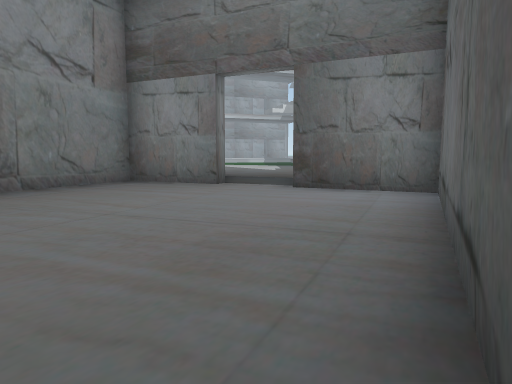
view 1 (above)

21 first-person views from a walk through a Unity game level. The camera is 1.4 m above the floor, tilts 6° down and sees 70° across. The floor is counted in squares, 2 m on a side. Each view is taken from the middle of a square. On the plan, view 1 faces up. The plan holds only what a view shows up to about 11 squares ahead; the rest is blank. The place goes on beyond the plan. Some surface patterns are stand-ins.

view 2
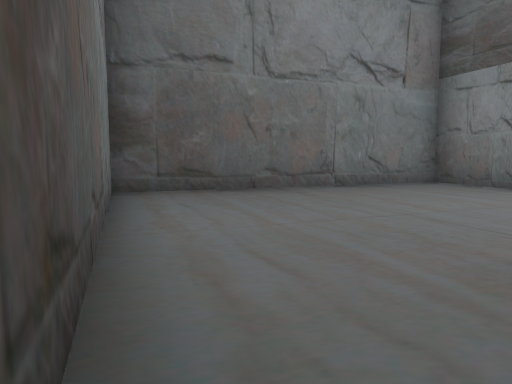

view 3
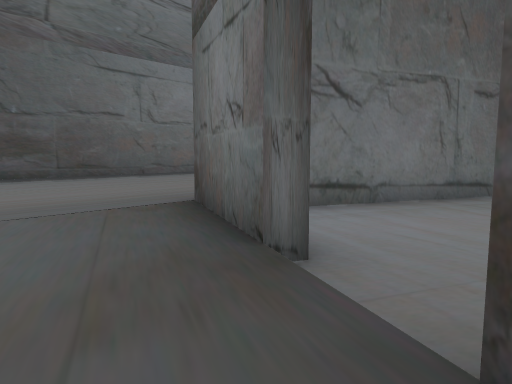

view 4
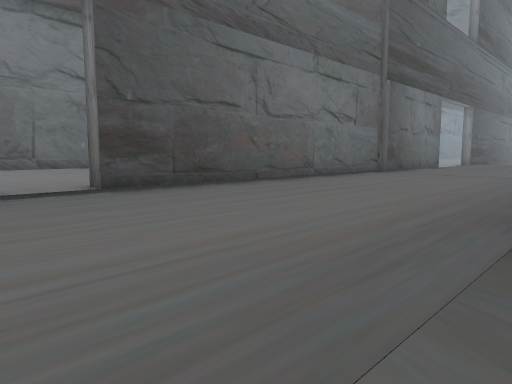

view 5
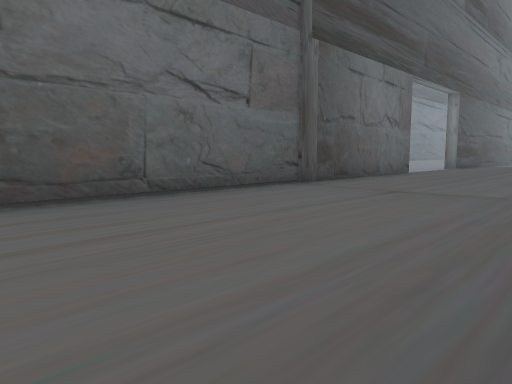

view 6
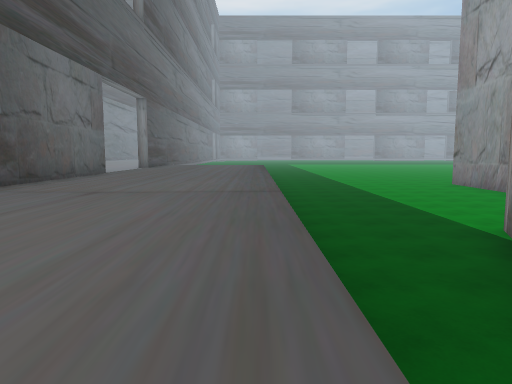

view 7
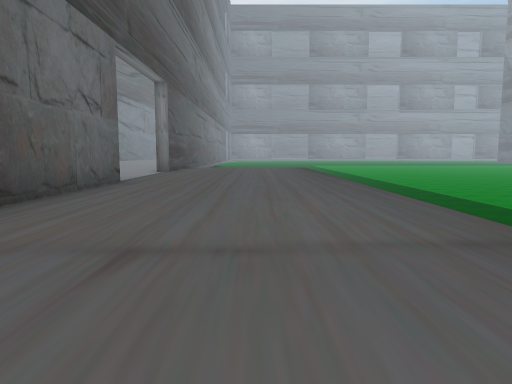

view 8
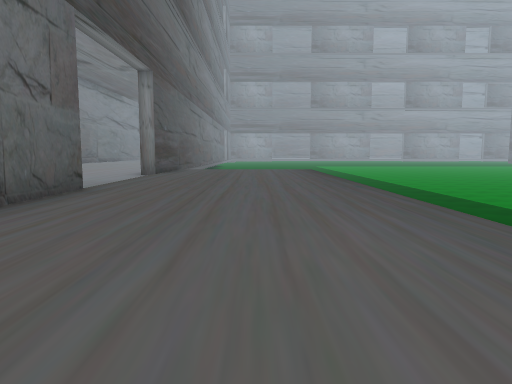

view 9
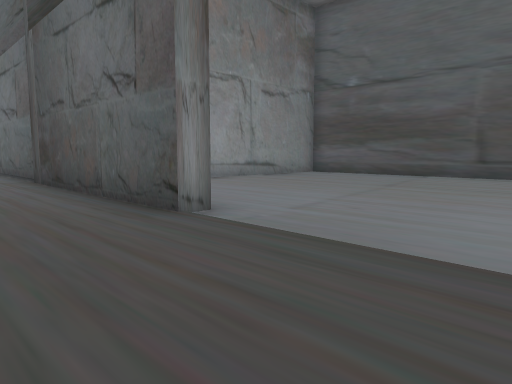

view 10
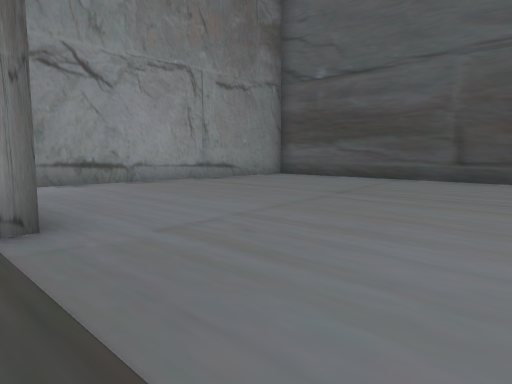

view 11
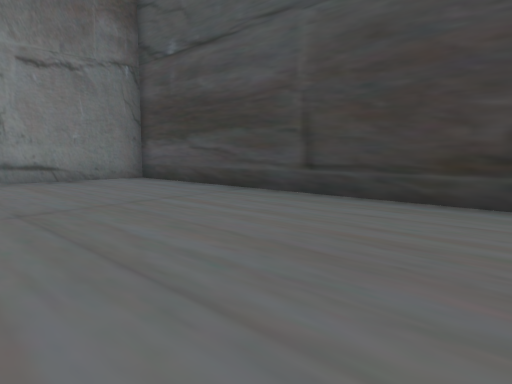

view 12
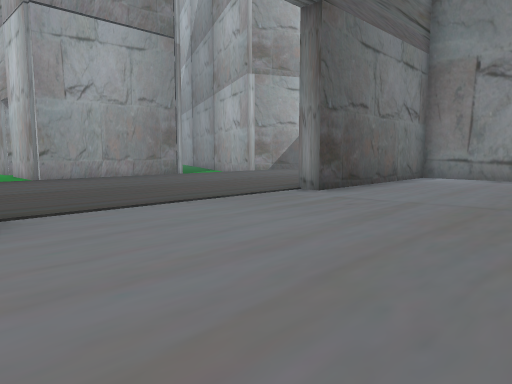

view 13
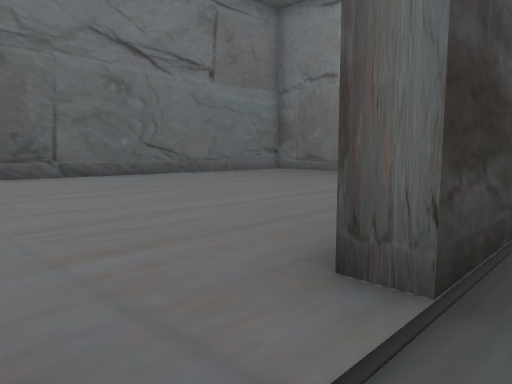

view 14
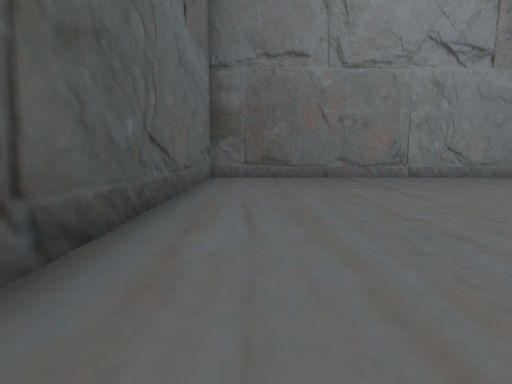

view 15
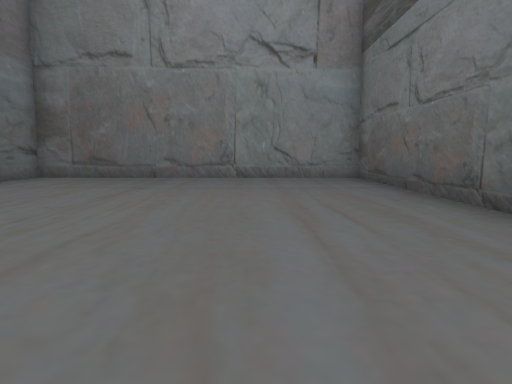

view 16
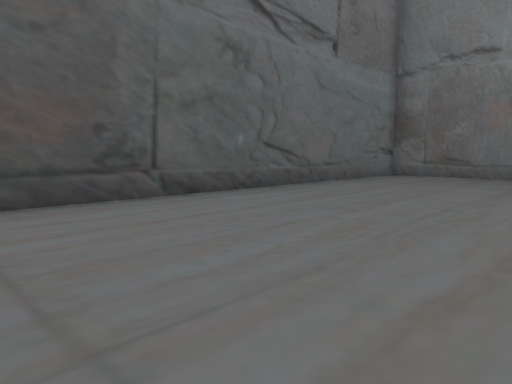

view 17
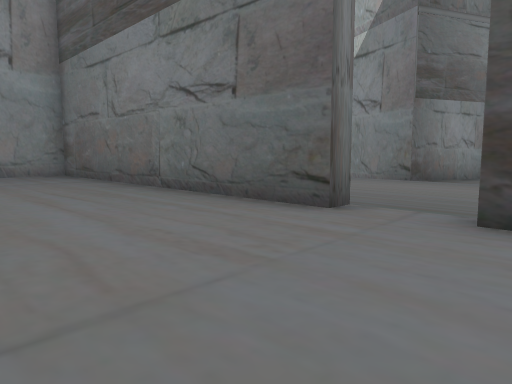

view 18
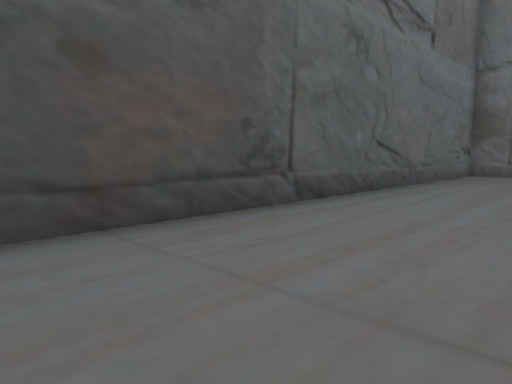

view 19
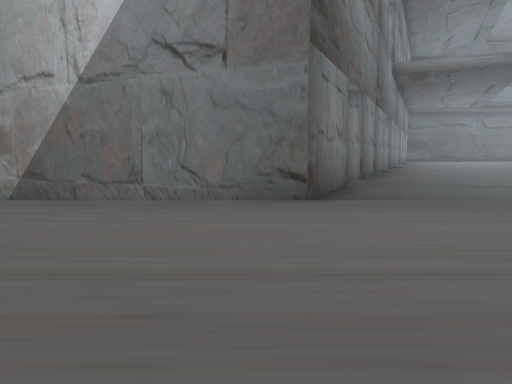

view 20
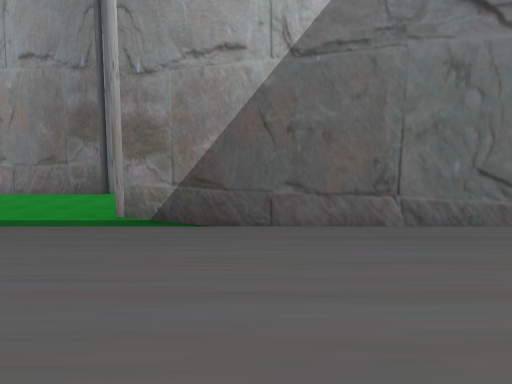

view 21
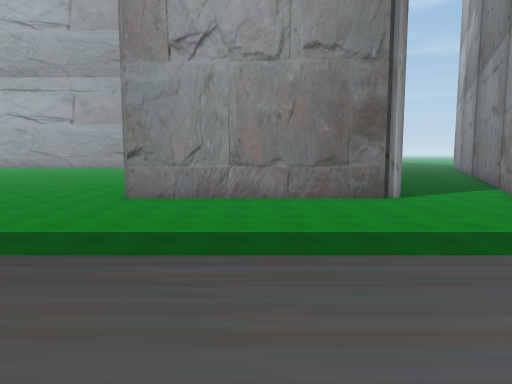

### Floor plan
Key: @ floor where view 1 was taken; # wall or solid block; . main floor; : floor 0.25 m higher than the main floor; - floor 0.25 m lower than the main floor; v drop or lower ground.
Columns run from 7 left of view 1 to 20 right of it. Each row starts with its distance up from view 1.
 11      .........   #:::: ::::
 10    ###...........::::::::::#
  9    #-##..........::::::::::#
  8    #----##.......#:::::::::#
  7   ##-----##......#:::::::::#
  6   #-------#......#:::::::::#
  5  ##-------#......#:::::::::#
  4  #-------#v......#:::::::::#
  3 ##-------#v......#:::::::::#
  2  ##-----#vv......#:::::::::#
  1   v##---#vv......#:::::::::#
  0   vvv##@#vv......#:::::::::#
 -1   vvvvv#vvv......#:::::::::#
 -2    vvvvvvvv......###########
 -3    #vvvvvvv......###########
 -4    #vvvvvvv......#.........#
 -5    #vvvvvvv......#.........#
 -6    #vvvvvvv......#.........#
 -7    #vvvvvv ......#.........#
 -8    #vvvvvv ......#.........#
 -9    #vvvvvv ................#
-10   vvvvvvvv ................#
-11   vvvvvvvv ................#
-12   vvvvvvvv ................#
-13   vv         ............
-14                   ....

Positions as (right, up) in squares from view 1, and headings:
1: (0, 0), facing up
2: (0, 0), facing up-left
3: (-1, 10), facing down-right
4: (3, 11), facing down-right
5: (4, 5), facing down-right
6: (4, 5), facing down
7: (6, 1), facing down
8: (6, -1), facing down
9: (7, -12), facing up-right
10: (9, -12), facing up-right
11: (14, -13), facing up-right
12: (14, -14), facing up-left
13: (9, 10), facing down-right
14: (18, 9), facing down
15: (13, 9), facing down
16: (14, 10), facing down-right
17: (14, 11), facing down-left
18: (16, 11), facing down-right
19: (9, 6), facing left
20: (7, 2), facing left
21: (6, -6), facing left
